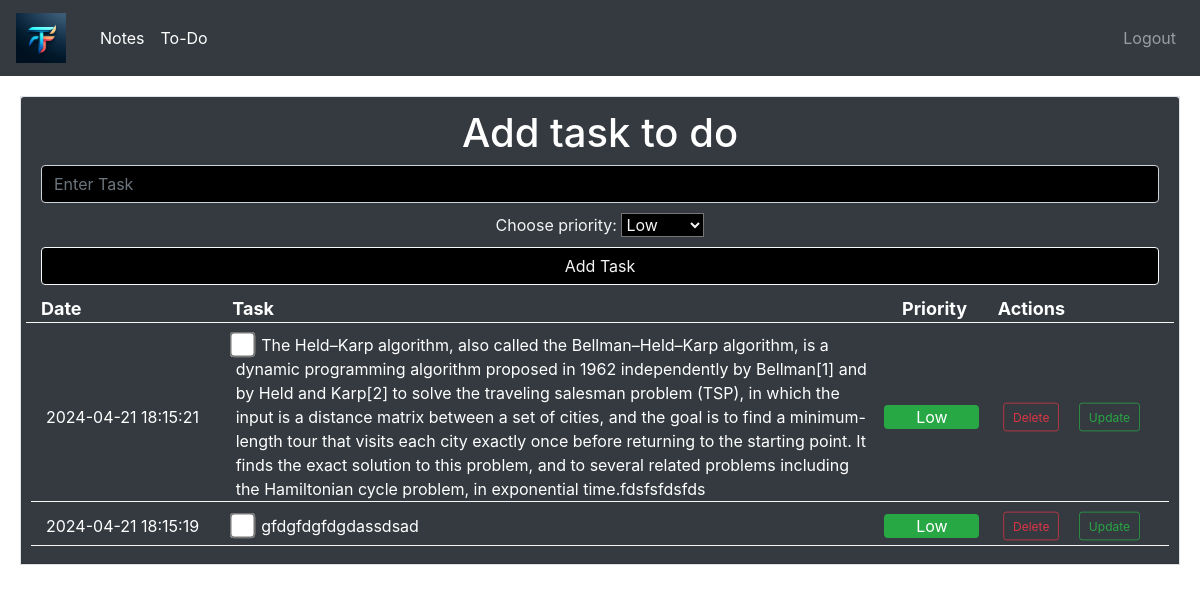
The app's page /todo (signed in), older data.
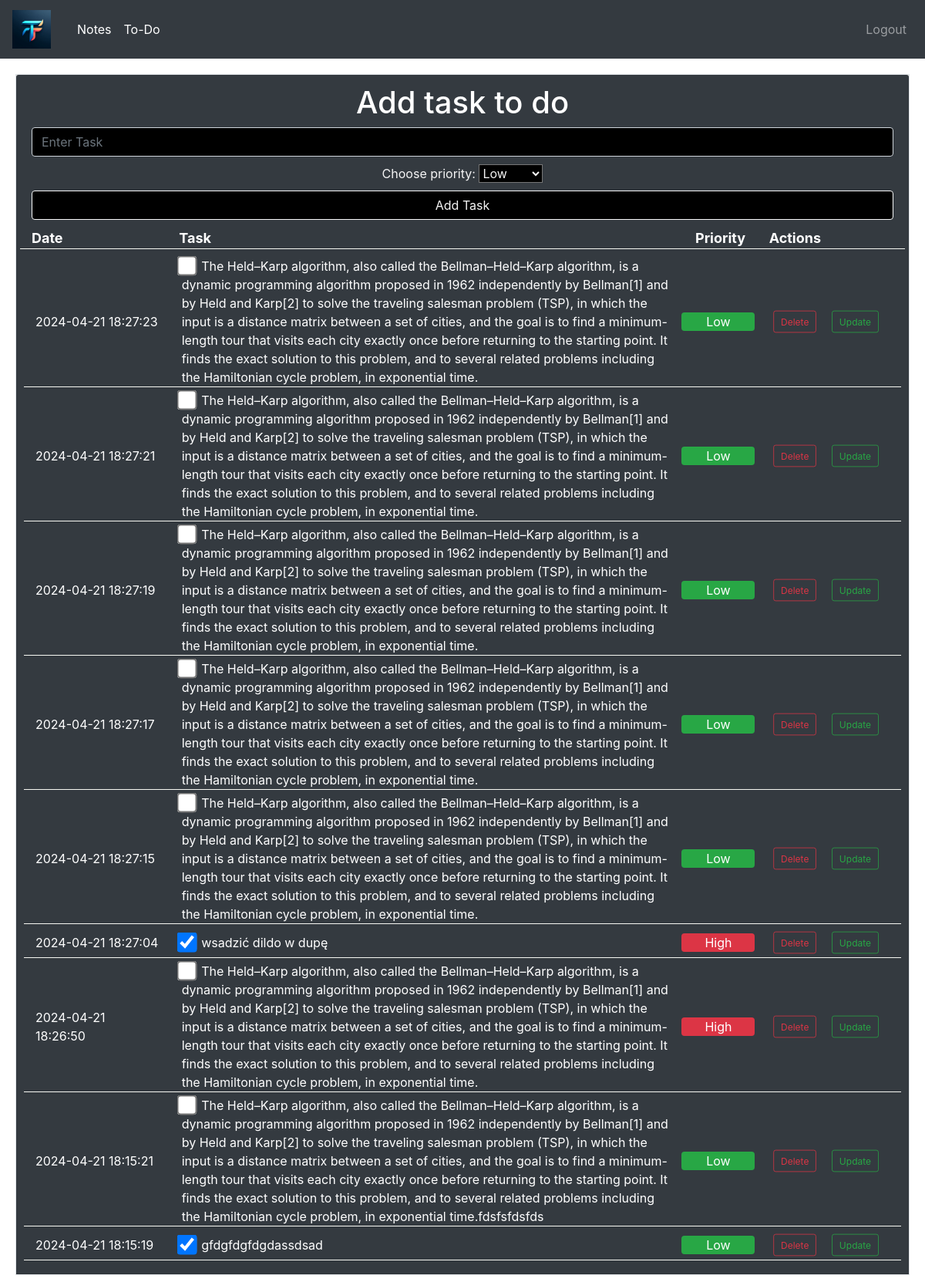
The same page, newer data.
### website/models.py (models this page shows)
class Task(db.Model):
    id = db.Column(db.Integer, primary_key=True)
    text = db.Column(db.String)
    date = db.Column(db.DateTime(timezone=True), default=db.func.now())# sql dodaje date automatycznie za nas
    user_id = db.Column(db.Integer, db.ForeignKey('user.id'))# przypisujemy zadanie do użytkownika o danym id// w sql repreznetacja klasy User to user
    priority = db.Column(db.String(100))
    checked = db.Column(db.Boolean)

### website/views.py (the view, shortened to what this page needs)
@views.route("/todo", methods=['GET','POST'])  # dodajemy metody POST i GET do routingu który pozwoli nam na dodawanie nowych zadań do listy
@login_required
def todo():
    user_todos = Task.query.filter_by(user_id=current_user.id).order_by(desc(Task.date)).all() # Fetch todos from the database
    return render_template("todo.html", user=current_user, todos=user_todos)

### website/__init__.py (called while the page is built)
def create_app():
    app = Flask(__name__)
    app.secret_key = 'thisissecretkey'
    app.config['SQLALCHEMY_DATABASE_URI'] = f'sqlite:///{DB_NAME}'
    db.init_app(app)
    from .views import views
    from .auth import auth
    app.register_blueprint(views, url_prefix='/')
    app.register_blueprint(auth, url_prefix='/')
    from .models import User, Task, Note
    create_database(app)
    login_manager = LoginManager()
    login_manager.login_view = 'auth.login'
    login_manager.init_app(app)
    @login_manager.user_loader
    def load_user(id):
        return User.query.get(int(id))
    admin = Admin(app)
    admin.add_view(ModelView(User, db.session))
    admin.add_view(ModelView(Task, db.session))
    admin.add_view(ModelView(Note, db.session))
    return app

### website/templates/todo.html (shortened to what this page needs)
{% extends "base.html" %}
{% block content %}
<div class="border border-muted" style="margin: 20px; background-color: #f6f7f2;">
    <div class="card-header bg-dark text-white">
        <div style="text-align: center;">
            <h1> Add task to do</h1>
            <form action="{{ url_for('views.todo') }}" method="post">
                <input type="text" class="form-control" placeholder="Enter Task" style="background:black; color:whitesmoke" id="input-todo" name="todo_name">
                <span style="color:whitesmoke;">Choose priority:</span>
                <select class="form-select b" style="background:black; color:whitesmoke; margin-top: 10px;;"  aria-label="Priority" name="todo_priority">
                    <option class="bg-success" value="low">Low</option>
                </select>
                <button type="submit" class="btn w-100 btn-outline-light" style="margin-top: 10px; background-color: black; color:whitesmoke" id="add-todo">Add Task</button>
            </form>
        </div>
        <div class="row" style=" border-bottom: 1px solid #f6f7f2; margin-top: 10px; margin-bottom: 10px; font-weight: bold; font-size: 18px;">
            <div class="col-2">
                <span>Date</span>
            </div>
            <div class="col-7" style="word-wrap: break-word; ">
                <span>Task</span>
            </div>
            <div class="col-1"   >
                <span>Priority</span>
            </div>
            <div class="col-2" >
                <span>Actions</span>
            </div>
        </div>
        {% for todo in todos %}
        <div class="text-white" style="margin: 5px; ">
            <div class="row" style="border-bottom: 1px solid #f6f7f2; align-items: center; ">
                <div class="col-2 ">
                    <span style="text-align: center;">{{ todo.date }}</span>
                </div>
                <div class="col-7 " style="word-wrap: break-word;">
                    <form action="{{ url_for('views.checked_todo', todo_id=todo.id) }}" method="post" class="d-inline-block mr-2">
                        <input type="checkbox" name="completed" style="transform: scale(2);" {% if todo.checked %} checked {% endif %} onchange="this.form.submit()">
                    </form>
                    <span>{{ todo.text }}</span>
                </div>
                <div class="col-1 rounded {% if todo.priority == 'low' %} bg-success {% elif todo.priority == 'medium' %} bg-warning {% elif todo.priority == 'high' %} bg-danger {% endif %}" style="text-align: center;">
                    {% if todo.priority == 'low' %}
                        <span>Low</span>
                    {% elif todo.priority == 'medium' %}
                        <span>Medium</span>
                    {% elif todo.priority == 'high' %}
                        <span>High</span>
                    {% endif %}
                </div>
                <div class="col-2 " style="display: flex; justify-content: left; align-items: center;">
                    <form action="{{ url_for('views.delete_todo', todo_id=todo.id) }}" method="post" class="d-inline-block">
                        <button class="btn btn-outline-danger" style="transform: scale(0.75);">Delete</button>
                    </form>
                    <button type="button" class="btn btn-outline-success " data-toggle="modal" data-target="#editModal-{{ todo.id }}" style="transform: scale(0.75);">Update</button>
                </div>
            </div>
        </div>
        {% endfor %}
    </div>
</div>
{% endblock %}

### website/templates/base.html (shortened to what this page needs)
<!doctype html>
<head>
    <link rel="stylesheet" href="https://stackpath.bootstrapcdn.com/bootstrap/4.3.1/css/bootstrap.min.css">
</head>
<body >
    <nav class="navbar navbar-expand-lg navbar-dark bg-dark">
        <a class="navbar-brand" href="{{url_for('views.home')}}">
            <img src="{{url_for('static', filename='logo.png')}}" alt="Logo">
        </a>
         <div class="collapse navbar-collapse" id="navbarNav">
         <ul class="navbar-nav">
	         <li class="nav-item active">
                     <a class="nav-link" href="{{url_for('views.notes')}}">Notes <span class="sr-only">(current)</span></a>
		    </li>
		    <li class="nav-item active">
                     <a class="nav-link" href="{{url_for('views.todo')}}">To-Do <span class="sr-only">(current)</span></a>
		    </li>
	    </ul>
        <ul class="navbar-nav ml-auto">
            {% if user.is_authenticated %}
                 <li class="nav-item">
                    <a class="nav-link" href="{{url_for('auth.logout')}}">Logout</a>
                </li>
            {% endif %}
        </ul>
        </div>
    </nav>
    <div class=" ">
        <div class="row">
            <div class="col-md-12">
                {% block content %}
                {% endblock %}
            </div>
        </div>
    </div>
</body>

### website/templates/base.html (style rules this page uses)
.navbar-brand img { max-height: 50px; margin-right: 10px; }

Row changes from the older to the newer data that the page shows:
added Task: date "2024-04-21 18:27:23", text "The Held–Karp algorithm, also called the Bellman–Held–Karp algorithm, is a dynamic programming algorithm proposed in 1962 independently by Bellman[1] and by Held and Karp[2] to solve the traveling salesman problem (TSP), in which the input is a distance matrix between a set of cities, and the goal is to find a minimum-length tour that visits each city exactly once before returning to the starting point. It finds the exact solution to this problem, and to several related problems including the Hamiltonian cycle problem, in exponential time.", priority "Low"
added Task: date "2024-04-21 18:27:21", text "The Held–Karp algorithm, also called the Bellman–Held–Karp algorithm, is a dynamic programming algorithm proposed in 1962 independently by Bellman[1] and by Held and Karp[2] to solve the traveling salesman problem (TSP), in which the input is a distance matrix between a set of cities, and the goal is to find a minimum-length tour that visits each city exactly once before returning to the starting point. It finds the exact solution to this problem, and to several related problems including the Hamiltonian cycle problem, in exponential time.", priority "Low"
added Task: date "2024-04-21 18:27:19", text "The Held–Karp algorithm, also called the Bellman–Held–Karp algorithm, is a dynamic programming algorithm proposed in 1962 independently by Bellman[1] and by Held and Karp[2] to solve the traveling salesman problem (TSP), in which the input is a distance matrix between a set of cities, and the goal is to find a minimum-length tour that visits each city exactly once before returning to the starting point. It finds the exact solution to this problem, and to several related problems including the Hamiltonian cycle problem, in exponential time.", priority "Low"
added Task: date "2024-04-21 18:27:17", text "The Held–Karp algorithm, also called the Bellman–Held–Karp algorithm, is a dynamic programming algorithm proposed in 1962 independently by Bellman[1] and by Held and Karp[2] to solve the traveling salesman problem (TSP), in which the input is a distance matrix between a set of cities, and the goal is to find a minimum-length tour that visits each city exactly once before returning to the starting point. It finds the exact solution to this problem, and to several related problems including the Hamiltonian cycle problem, in exponential time.", priority "Low"
added Task: date "2024-04-21 18:27:15", text "The Held–Karp algorithm, also called the Bellman–Held–Karp algorithm, is a dynamic programming algorithm proposed in 1962 independently by Bellman[1] and by Held and Karp[2] to solve the traveling salesman problem (TSP), in which the input is a distance matrix between a set of cities, and the goal is to find a minimum-length tour that visits each city exactly once before returning to the starting point. It finds the exact solution to this problem, and to several related problems including the Hamiltonian cycle problem, in exponential time.", priority "Low"
added Task: date "2024-04-21 18:27:04", checked "☑", text "wsadzić dildo w dupę", priority "High"
added Task: date "2024-04-21 18:26:50", text "The Held–Karp algorithm, also called the Bellman–Held–Karp algorithm, is a dynamic programming algorithm proposed in 1962 independently by Bellman[1] and by Held and Karp[2] to solve the traveling salesman problem (TSP), in which the input is a distance matrix between a set of cities, and the goal is to find a minimum-length tour that visits each city exactly once before returning to the starting point. It finds the exact solution to this problem, and to several related problems including the Hamiltonian cycle problem, in exponential time.", priority "High"
changed Task "gfdgfdgfdgdassdsad": checked "☐" → "☑"
